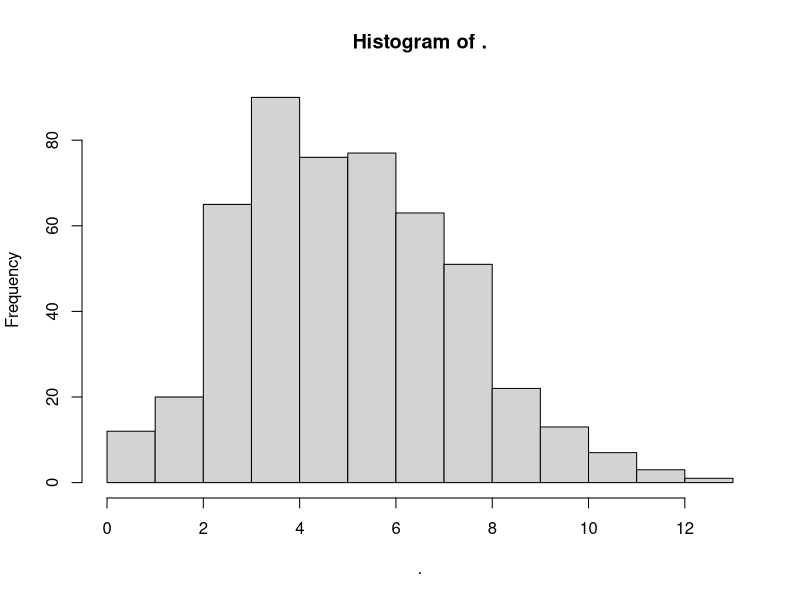
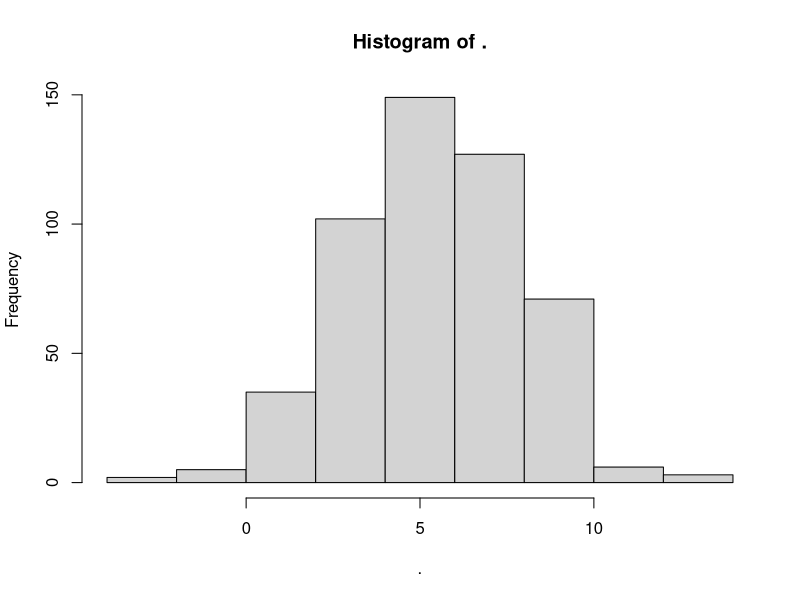
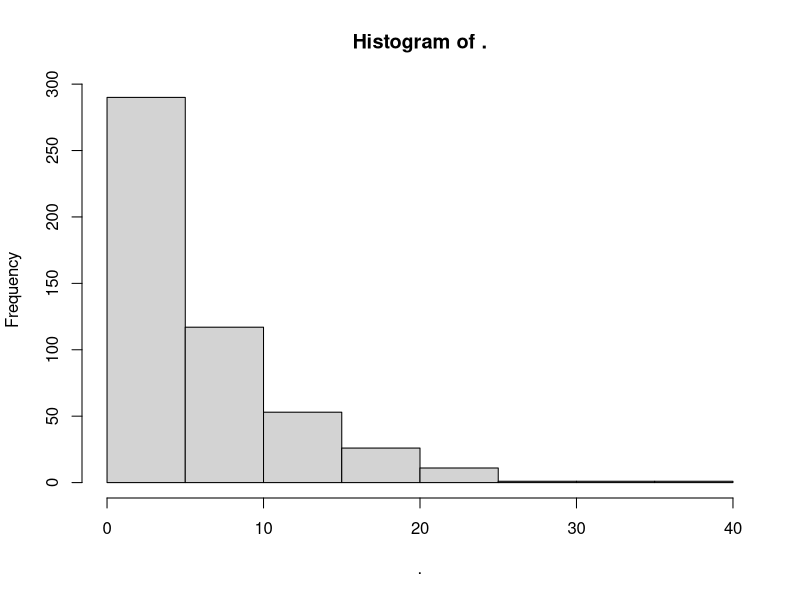

Write the R code that produced these figures, in order.
library(dplyr)
# n= 500 mean =5.5 median =5 Sd dev= 2.5
n = 500
mean = 5.5
median = 5
sd = 2.5
x = 5

ppois(x,lambda = mean)
ppois(q = x, lambda = mean)

pnorm(x,mean = mean, sd = 2.5)
pexp(x,rate = 1/mean)

rpois(n = n, lambda = mean)%>%hist()
rnorm(n = n, mean = 5.5,sd = 2.5)%>% hist()
rexp(n = n, rate = 1/mean)%>%hist()

f = function(t){ t }
f(1)

# function example:
add_two_numbers <- function(x, y) {
  return(x + y)}
result = add_two_numbers(4,6)
